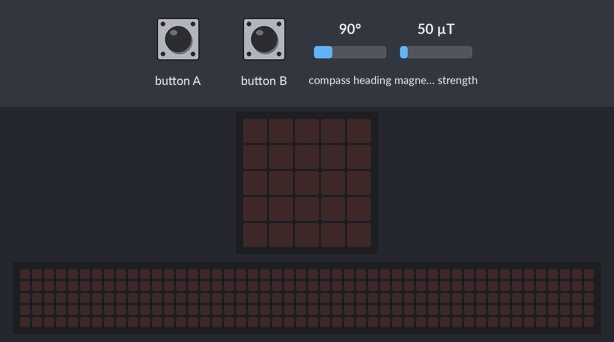
This program was run on a simulated BBC micro:bit running MicroPython. Parts: the board's 5×5 LED display, a strip that is not on the board, showing the scrolling text unrolled. Inputs (shaded band) come from the test bench; at power-on: compass heading 90°, magnetic field strength 50 µT. The 48×5 strip is a reading aid, not a part: it shows the text the display is scrolling, unrolled, one strip-width of it at a time; the compass is already calibrated.

Above: at 1.3 s.
1.4 s: button A pressed for 0.15 s
At 1.47 s:
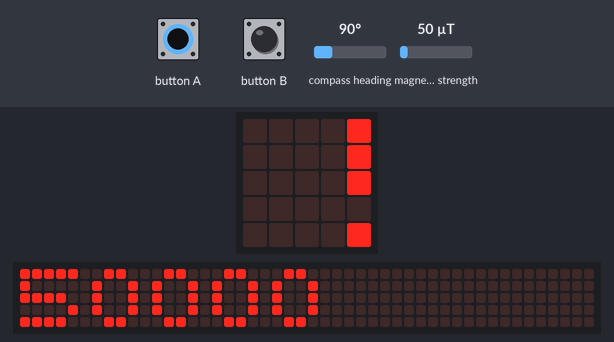
4.4 s: button B pressed for 0.15 s
At 5.97 s:
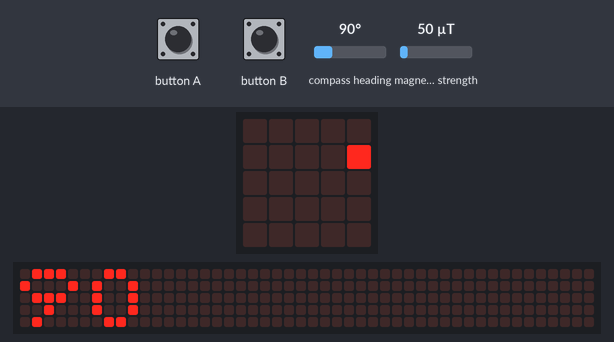
7.5 s: button B pressed for 1 s
At 8.37 s:
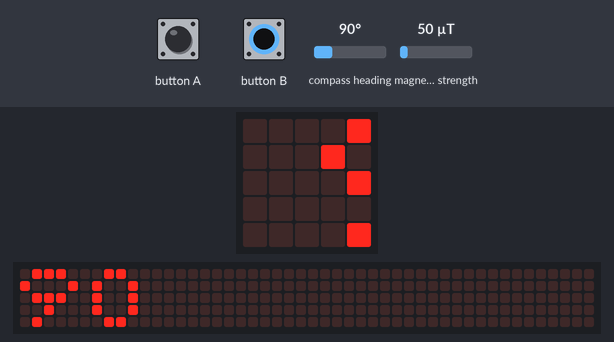
11.5 s: button B pressed for 3.2 s
At 11.87 s:
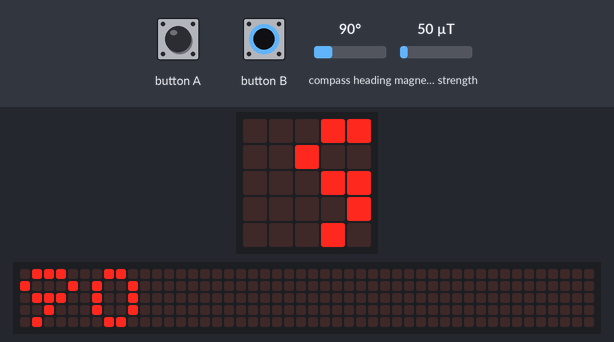

Measured:
- after the input at 1.4 s, the display: changes at once (image 1)
- after the input at 11.5 s, the display: first changes at once (image 4 shows a later state)

The program:

Feldstaerke_Kompass.py
```python
from microbit import *
compass.calibrate()

while True:
    if button_a.was_pressed():
        display.scroll(compass.get_field_strength())
    if button_b.was_pressed():
        display.scroll(str(compass.heading()))
```
